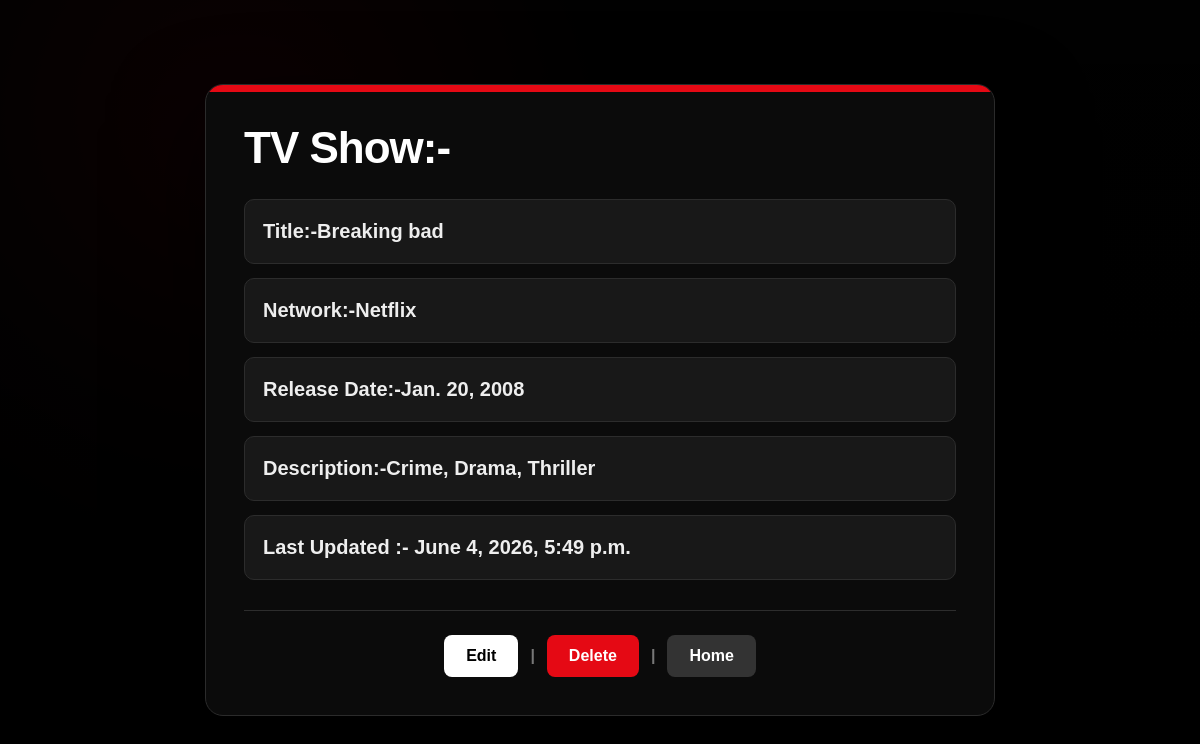
/tvshow/2, run on the app's committed database.
### appTv/models.py (models this page shows)
class Show(models.Model):
    title = models.CharField(max_length=50)
    network = models.CharField(max_length=20)
    release_date = models.DateField()
    desc = models.CharField(max_length=255)
    created_at = models.DateTimeField(auto_now_add=True)
    updated_at = models.DateTimeField(auto_now=True)

### appTv/views.py (the view)
# urls.py: path('tvshow/<int:id>',views.tv_show,name = "tvshow"),
def tv_show(request,id):
    tv_id = get_show_id(id)
    theshows =all_the_shows()
    return render(request,"Tvshows.html",{'tv_id':tv_id,'theshows':theshows})

### appTv/models.py (called while the page is built)
def all_the_shows():
    return Show.objects.all()

def get_show_id(id):
    return Show.objects.get(id=id)

### appTv/templates/Tvshows.html (shortened to what this page needs)
<!DOCTYPE html>
{% load static %}
<html lang="en">
<head>
    <link rel="stylesheet" type="text/css" href="{% static  'resultstyle.css' %}">
</head>
<body>
    <main>
        <h1>TV Show:- </h1>
        <h3>Title:-{{ tv_id.title }} </h3>
        <h3>Network:-{{ tv_id.network }} </h3>
        <h3>Release Date:-{{ tv_id.release_date }} </h3>
        <h3>Description:-{{ tv_id.desc }} </h3>
        <h3>Last Updated :- {{ tv_id.updated_at }} </h3>
        <article>
            <a href="{% url 'editshow' tv_id.id %}">Edit</a>
            <span>|</span>
            <a href="{% url 'delete' tv_id.id %}">Delete</a>
            <span>|</span>
            <a href="{% url 'home' %}"> Home</a>
        </article>
    </main>
</body>
</html>

### appTv/static/resultstyle.css (style rules this page uses)
* { margin: 0; padding: 0; box-sizing: border-box; }
body { min-height: 100vh; display: flex; justify-content: center; align-items: center; padding: 32px 16px; font-family: Arial, Helvetica, sans-serif; color: #ffffff; background: linear-gradient(rgba(0, 0, 0, 0.68), rgba(0, 0, 0, 0.95)), radial-gradient(circle at 20% 20%, #8f0f18, transparent 34%), #050505; }
main { width: min(790px, 100%); padding: 38px; border-radius: 18px; background: rgba(12, 12, 12, 0.96); border: 1px solid #2b2b2b; box-shadow: 0 35px 90px rgba(0, 0, 0, 0.7); position: relative; overflow: hidden; }
main::before { content: ""; position: absolute; inset: 0; height: 7px; background: #e50914; }
h1 { margin-bottom: 26px; font-size: 44px; font-weight: 900; letter-spacing: -1px; }
h3 { margin: 14px 0; padding: 17px 18px; font-size: 20px; line-height: 1.45; color: #eeeeee; border-radius: 10px; background: #181818; border: 1px solid #2c2c2c; }
article { display: flex; flex-wrap: wrap; justify-content: center; align-items: center; gap: 12px; margin-top: 30px; padding-top: 24px; border-top: 1px solid #2d2d2d; }
article a { padding: 12px 22px; text-decoration: none; font-size: 16px; font-weight: 900; color: #ffffff; border-radius: 8px; background: #333333; transition: 0.2s ease; }
article a:first-of-type { background: #ffffff; color: #000000; }
article a:nth-of-type(2) { background: #e50914; }
article a:nth-of-type(3) { background: #333333; }
span { color: #777777; font-weight: 900; }
body::after { content: ""; position: fixed; inset: 0; background: rgba(0, 0, 0, 0.72); z-index: -1; }

### data on the page
Show: title "Breaking bad", network "Netflix", release_date "Jan. 20, 2008", desc "Crime, Drama, Thriller", updated_at "June 4, 2026, 5:49 p.m."
